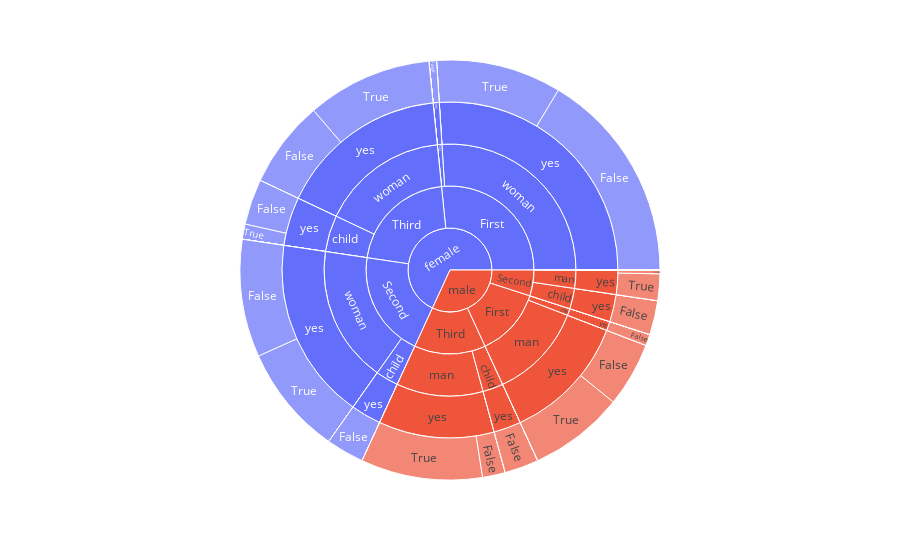

Notebook source saved alongside this figure:
### Markdown cell above
# Sunburst Plot to show Heirarchy

### Code cell
# create sunburst plot on titanic dataset
import plotly.express as px
import seaborn as sns
# Load Titanic dataset
df = sns.load_dataset('titanic')
# Create a sunburst plot
fig = px.sunburst(df, 
                  path=['sex','class', 'who', 'alive', 'alone'], 
                  values='survived' , color='sex')
# Show the plot
fig.show()

### Figure 1 — Plotly figure (JSON) as saved in the notebook; plotly's stock layout.template omitted (floating-point values rounded to 4 significant figures; data arrays with more than 128 entries replaced by an {"elided": "..."} marker saying what was removed)
{"data": [{"branchvalues": "total", "customdata": {"elided": "134x1 str values"}, "domain": {"x": [0, 1], "y": [0, 1]}, "hovertemplate": "labels=%{label}<br>survived=%{value}<br>parent=%{parent}<br>id=%{id}<br>sex=%{customdata[0]}<extra></extra>", "ids": {"elided": "134 str values"}, "labels": {"elided": "134 str values"}, "marker": {"colors": {"elided": "134 str values"}}, "name": "", "parents": {"elided": "134 str values"}, "type": "sunburst", "values": {"elided": "134 int values"}}], "layout": {"legend": {"tracegroupgap": 0}, "margin": {"t": 60}}}
